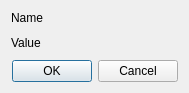
<?xml version="1.0" encoding="UTF-8"?>
<ui version="4.0">
 <comment>
 Copyright (C) 2015 Yannick Mueller

 This file is part of longscroll-qt.

 longscroll-qt is free software; you can redistribute it and/or modify it under
 the terms of the GNU Affero General Public License as published by the Free
 Software Foundation; either version 3, or (at your option) any later
 version.

 longscroll-qt is distributed in the hope that it will be useful, but WITHOUT ANY
 WARRANTY; without even the implied warranty of MERCHANTABILITY or
 FITNESS FOR A PARTICULAR PURPOSE.  See the GNU Affero General Public License
 for more details.

 You should have received a copy of the GNU Affero General Public License
 along with longscroll-qt.  If not see http://www.gnu.org/licenses/.
 </comment>
 <class>ValueEditDialog</class>
 <widget class="QDialog" name="ValueEditDialog">
  <property name="geometry">
   <rect>
    <x>0</x>
    <y>0</y>
    <width>189</width>
    <height>88</height>
   </rect>
  </property>
  <property name="windowTitle">
   <string>Dialog</string>
  </property>
  <layout class="QVBoxLayout" name="verticalLayout">
   <item>
    <widget class="QLabel" name="nameLabel">
     <property name="text">
      <string notr="true">Name</string>
     </property>
    </widget>
   </item>
   <item>
    <widget class="QStackedWidget" name="stackedWidget">
     <widget class="QWidget" name="unknownPage">
      <layout class="QHBoxLayout" name="horizontalLayout_2">
       <property name="leftMargin">
        <number>0</number>
       </property>
       <property name="topMargin">
        <number>0</number>
       </property>
       <property name="rightMargin">
        <number>0</number>
       </property>
       <property name="bottomMargin">
        <number>0</number>
       </property>
       <item>
        <widget class="QLabel" name="unknownLabel">
         <property name="text">
          <string notr="true">Value</string>
         </property>
        </widget>
       </item>
      </layout>
     </widget>
     <widget class="QWidget" name="intPage">
      <layout class="QHBoxLayout" name="horizontalLayout">
       <property name="leftMargin">
        <number>0</number>
       </property>
       <property name="topMargin">
        <number>0</number>
       </property>
       <property name="rightMargin">
        <number>0</number>
       </property>
       <property name="bottomMargin">
        <number>0</number>
       </property>
       <item alignment="Qt::AlignHCenter">
        <widget class="QSpinBox" name="spinBox"/>
       </item>
      </layout>
     </widget>
    </widget>
   </item>
   <item>
    <widget class="QDialogButtonBox" name="buttonBox">
     <property name="orientation">
      <enum>Qt::Horizontal</enum>
     </property>
     <property name="standardButtons">
      <set>QDialogButtonBox::Cancel|QDialogButtonBox::Ok</set>
     </property>
    </widget>
   </item>
  </layout>
 </widget>
 <resources/>
 <connections>
  <connection>
   <sender>buttonBox</sender>
   <signal>accepted()</signal>
   <receiver>ValueEditDialog</receiver>
   <slot>accept()</slot>
   <hints>
    <hint type="sourcelabel">
     <x>248</x>
     <y>254</y>
    </hint>
    <hint type="destinationlabel">
     <x>157</x>
     <y>274</y>
    </hint>
   </hints>
  </connection>
  <connection>
   <sender>buttonBox</sender>
   <signal>rejected()</signal>
   <receiver>ValueEditDialog</receiver>
   <slot>reject()</slot>
   <hints>
    <hint type="sourcelabel">
     <x>316</x>
     <y>260</y>
    </hint>
    <hint type="destinationlabel">
     <x>286</x>
     <y>274</y>
    </hint>
   </hints>
  </connection>
 </connections>
</ui>
